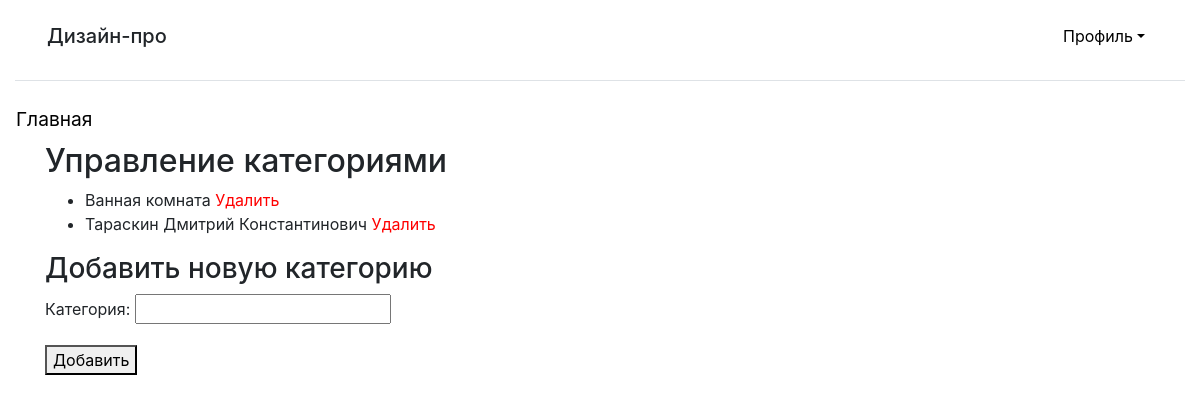
/manage_categories/ (signed in), run on an earlier commit of the app's database.
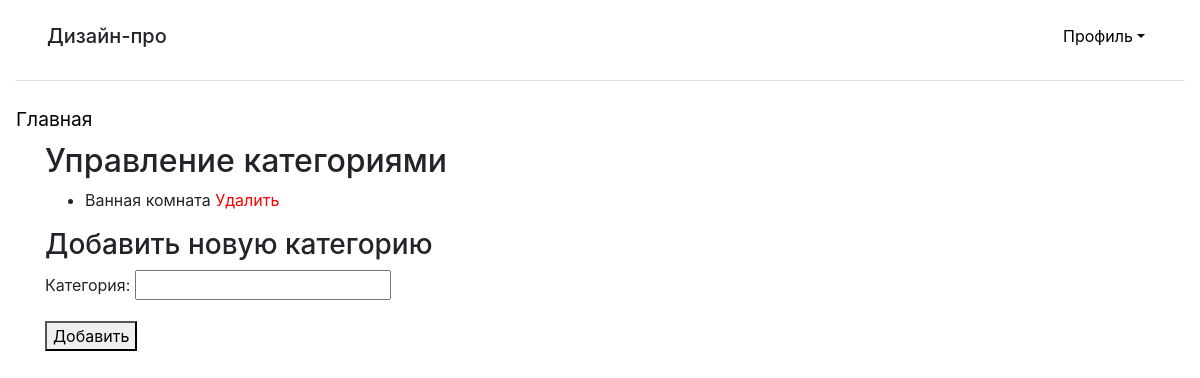
And on a later commit of the database.
### main/models.py (models this page shows, shortened)
class Category(models.Model):
    name = models.CharField(max_length=100, verbose_name='Категория', unique=True)

### main/views.py (the view)
# urls.py: path('manage_categories/', views.manage_categories, name='manage_categories'),
@login_required
def manage_categories(request):
    if not request.user.is_staff:
        return redirect('main:index')
    categories = Category.objects.all()
    if request.method == 'POST':
        form = CategoryForm(request.POST)
        if form.is_valid():
            form.save()
            messages.success(request, 'Категория успешно добавлена.')
            return redirect('main:manage_categories')
    else:
        form = CategoryForm()
    return render(request, 'main/manage_categories.html', {'categories': categories, 'form': form})

### main/forms.py
class CategoryForm(forms.ModelForm):
    class Meta:
        model = Category
        fields = ['name']

### main/templates/main/manage_categories.html (shortened to what this page needs)
{% extends "layout/basic.html" %}
{% block content %}
<h2>Управление категориями</h2>
<ul>
    {% for category in categories %}
        <li>
            {{ category.name }}
            <a href="{% url 'main:delete_category' category.id %}" style="color: red;">Удалить</a>
        </li>
    {% endfor %}
</ul>
<h3>Добавить новую категорию</h3>
<form method="post">
    {{ form.as_p }}
    <button type="submit">Добавить</button>
</form>
{% endblock %}

What changed in the data, as far as the page shows it:
removed Category: name "Тараскин Дмитрий Константинович"
